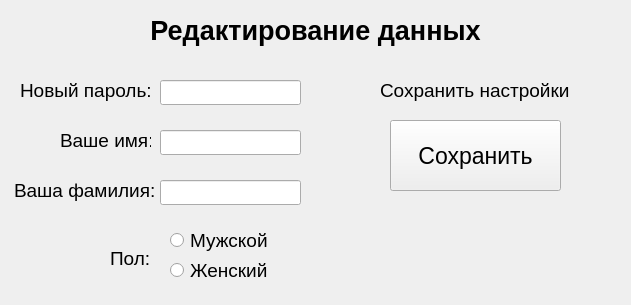
<?xml version="1.0" encoding="UTF-8"?>
<ui version="4.0">
 <class>Form</class>
 <widget class="QWidget" name="Form">
  <property name="geometry">
   <rect>
    <x>0</x>
    <y>0</y>
    <width>631</width>
    <height>305</height>
   </rect>
  </property>
  <property name="windowTitle">
   <string>Form</string>
  </property>
  <widget class="QLabel" name="heading">
   <property name="geometry">
    <rect>
     <x>10</x>
     <y>10</y>
     <width>611</width>
     <height>41</height>
    </rect>
   </property>
   <property name="font">
    <font>
     <pointsize>20</pointsize>
     <weight>75</weight>
     <bold>true</bold>
    </font>
   </property>
   <property name="text">
    <string>Редактирование данных</string>
   </property>
   <property name="alignment">
    <set>Qt::AlignCenter</set>
   </property>
  </widget>
  <widget class="QLabel" name="firstname_label">
   <property name="geometry">
    <rect>
     <x>60</x>
     <y>130</y>
     <width>91</width>
     <height>21</height>
    </rect>
   </property>
   <property name="font">
    <font>
     <pointsize>14</pointsize>
    </font>
   </property>
   <property name="text">
    <string>Ваше имя:</string>
   </property>
  </widget>
  <widget class="QLabel" name="lastname_label">
   <property name="geometry">
    <rect>
     <x>14</x>
     <y>180</y>
     <width>141</width>
     <height>21</height>
    </rect>
   </property>
   <property name="font">
    <font>
     <pointsize>14</pointsize>
    </font>
   </property>
   <property name="text">
    <string>Ваша фамилия:</string>
   </property>
  </widget>
  <widget class="QLineEdit" name="firstname_edit">
   <property name="geometry">
    <rect>
     <x>160</x>
     <y>130</y>
     <width>141</width>
     <height>25</height>
    </rect>
   </property>
   <property name="font">
    <font>
     <pointsize>14</pointsize>
    </font>
   </property>
  </widget>
  <widget class="QLineEdit" name="lastname_edit">
   <property name="geometry">
    <rect>
     <x>160</x>
     <y>180</y>
     <width>141</width>
     <height>25</height>
    </rect>
   </property>
   <property name="font">
    <font>
     <pointsize>14</pointsize>
    </font>
   </property>
  </widget>
  <widget class="QLabel" name="gender_label">
   <property name="geometry">
    <rect>
     <x>110</x>
     <y>250</y>
     <width>47</width>
     <height>16</height>
    </rect>
   </property>
   <property name="font">
    <font>
     <pointsize>14</pointsize>
    </font>
   </property>
   <property name="text">
    <string>Пол:</string>
   </property>
  </widget>
  <widget class="QRadioButton" name="woman_radio">
   <property name="geometry">
    <rect>
     <x>170</x>
     <y>260</y>
     <width>101</width>
     <height>21</height>
    </rect>
   </property>
   <property name="font">
    <font>
     <pointsize>14</pointsize>
    </font>
   </property>
   <property name="text">
    <string>Женский</string>
   </property>
  </widget>
  <widget class="QRadioButton" name="man_radio">
   <property name="geometry">
    <rect>
     <x>170</x>
     <y>230</y>
     <width>101</width>
     <height>21</height>
    </rect>
   </property>
   <property name="font">
    <font>
     <pointsize>14</pointsize>
    </font>
   </property>
   <property name="text">
    <string>Мужской</string>
   </property>
  </widget>
  <widget class="QLabel" name="save_label">
   <property name="geometry">
    <rect>
     <x>380</x>
     <y>70</y>
     <width>201</width>
     <height>41</height>
    </rect>
   </property>
   <property name="font">
    <font>
     <pointsize>14</pointsize>
    </font>
   </property>
   <property name="text">
    <string>Сохранить настройки</string>
   </property>
  </widget>
  <widget class="QPushButton" name="save_button">
   <property name="geometry">
    <rect>
     <x>390</x>
     <y>120</y>
     <width>171</width>
     <height>71</height>
    </rect>
   </property>
   <property name="font">
    <font>
     <pointsize>17</pointsize>
    </font>
   </property>
   <property name="text">
    <string>Сохранить</string>
   </property>
  </widget>
  <widget class="QLineEdit" name="password_edit">
   <property name="geometry">
    <rect>
     <x>160</x>
     <y>80</y>
     <width>141</width>
     <height>25</height>
    </rect>
   </property>
   <property name="font">
    <font>
     <pointsize>15</pointsize>
    </font>
   </property>
   <property name="echoMode">
    <enum>QLineEdit::Password</enum>
   </property>
  </widget>
  <widget class="QLabel" name="password_label">
   <property name="geometry">
    <rect>
     <x>20</x>
     <y>80</y>
     <width>131</width>
     <height>21</height>
    </rect>
   </property>
   <property name="font">
    <font>
     <pointsize>14</pointsize>
    </font>
   </property>
   <property name="text">
    <string>Новый пароль:</string>
   </property>
  </widget>
  <widget class="QLabel" name="error_label">
   <property name="geometry">
    <rect>
     <x>420</x>
     <y>230</y>
     <width>171</width>
     <height>21</height>
    </rect>
   </property>
   <property name="font">
    <font>
     <pointsize>11</pointsize>
    </font>
   </property>
   <property name="text">
    <string/>
   </property>
  </widget>
 </widget>
 <resources/>
 <connections/>
</ui>
